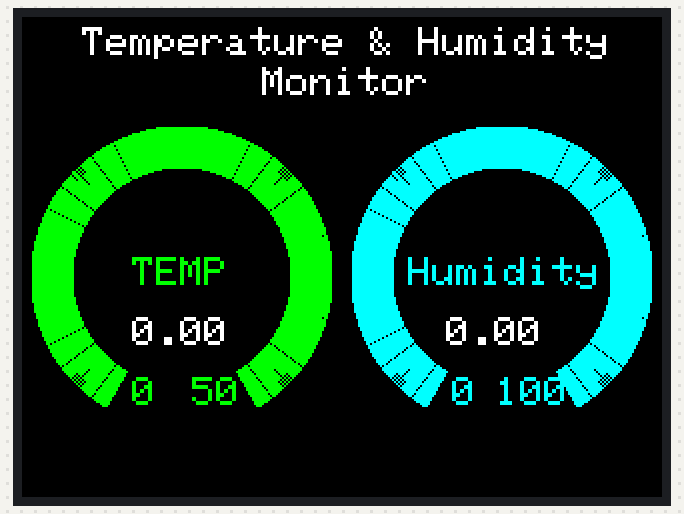
Simulated run of this sketch. Board: Arduino Uno, built with avr-gcc and run on an emulated ATmega328P. Parts: 320×240 colour display. Random numbers use the default seed unless the sketch sets one; what the sketch prints to the serial monitor is not drawn.

Above: at 5.2 s.
At 12.8 s:
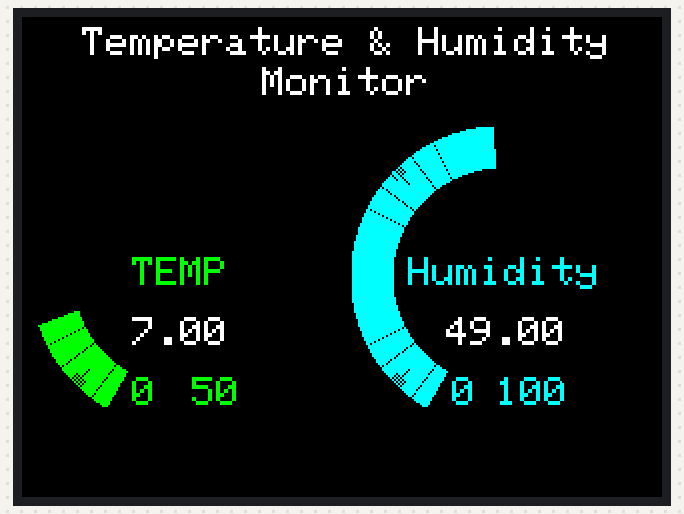
At 14.8 s:
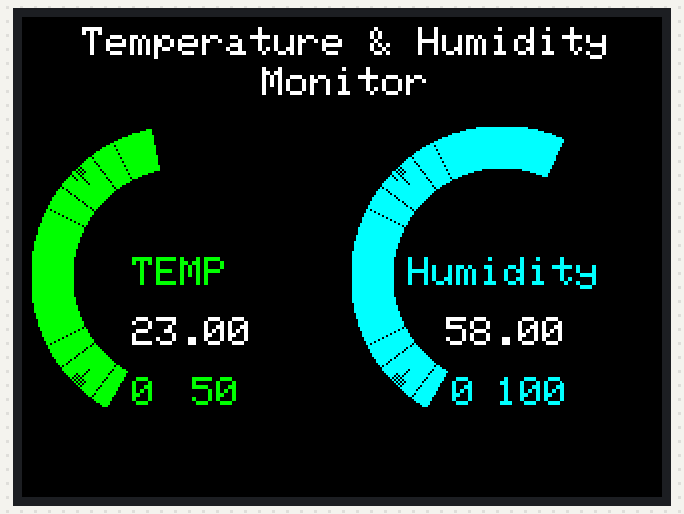
At 18.3 s:
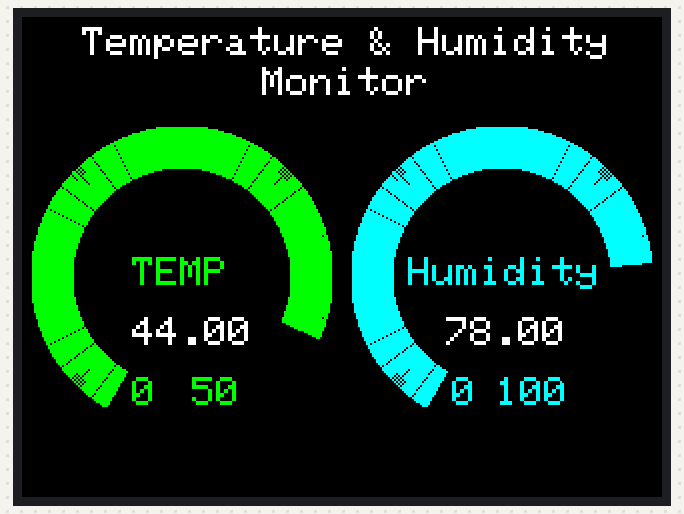
At 28.0 s:
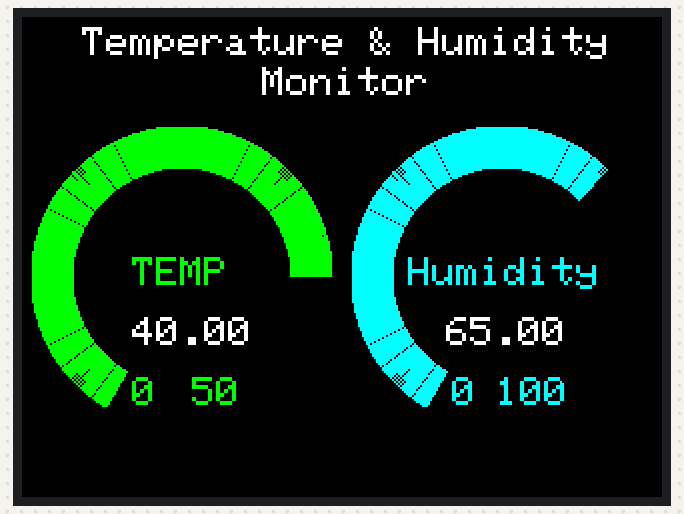
At 36.2 s:
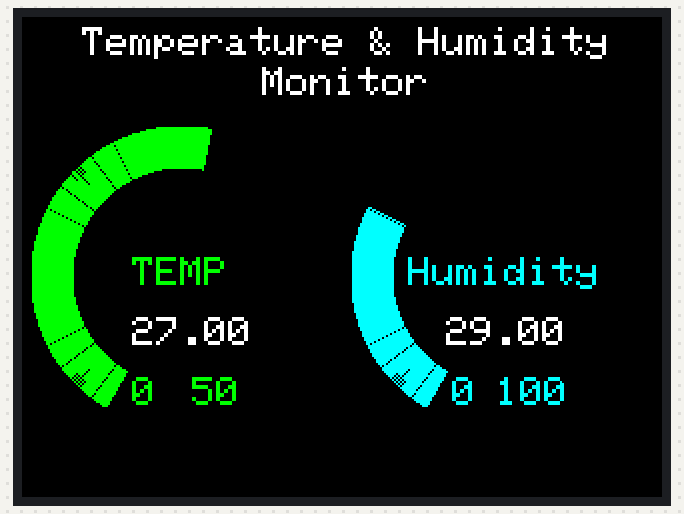

Measured:
- what the display in image 1 shows lasts 2.0 s, from 12.8 s to 14.8 s
- what the display in image 2 shows lasts 1.7 s, from 14.8 s to 16.5 s
- what the display in image 3 shows lasts 6.4 s, from 18.3 s to 24.7 s
- what the display in image 4 shows lasts 2.2 s, from 27.9 s to 30.1 s
- what the display in image 5 shows lasts 2.5 s, from 36.1 s to 38.6 s

The sketch:

temerature_humidity_ui.ino
```cpp
#include <Adafruit_GFX.h>
#include <MCUFRIEND_kbv.h>
MCUFRIEND_kbv tft;

#define BLACK 0x0000
#define BLUE 0x001F
#define RED 0xF800
#define GREEN 0x07E0
#define CYAN 0x07FF
#define MAGENTA 0xF81F
#define YELLOW 0xFFE0
#define WHITE 0xFFFF
float temp = 0;
float hum = 0;
float pretemp = 0;
float prehum = 0;
float currtemp = 50;
float currhum = 100;
float i = 0;
float j = 0;

void setup(void)
{
  Serial.begin(9600);
  uint16_t ID = tft.readID();
  Serial.print("TFT ID = 0x");
  Serial.println(ID, HEX);
  Serial.println("Calibrate for your Touch Panel");
  if (ID == 0xD3D3)
    ID = 0x9486;
  tft.begin(ID);
  tft.setRotation(1);
  tft.fillScreen(BLACK);
  tft.setTextColor(YELLOW, BLACK);
  tft.setTextSize(2);
  tft.setTextSize(2);
  tft.setCursor(15, 240);
  tft.setTextColor(GREEN, BLACK);
  tft.print("Teach Me Something");
  tft.fillScreen(BLACK);
  tft.setTextColor(GREEN, BLACK);
  tft.setCursor(55, 180);
  tft.print("0");
  tft.setCursor(85, 180);
  tft.print("50");
  tft.setCursor(55, 120);
  tft.print("TEMP");
  tft.setTextColor(CYAN, BLACK);
  tft.setCursor(215, 180);
  tft.print("0");
  tft.setCursor(237, 180);
  tft.print("100");
  tft.setCursor(193, 120);
  tft.print("Humidity");
  tft.setCursor(30, 5);
  tft.fillRect(0, 0, 320, 45, BLACK);
  tft.setTextColor(WHITE, BLACK);
  tft.print("Temperature & Humidity");
  tft.setCursor(120, 25);
  tft.print("Monitor");
  tft.setTextColor(WHITE, BLACK);
}

void loop(void)
{
  tft.fillRect(55, 150, 60, 20, BLACK);
  tft.fillRect(212, 150, 60, 20, BLACK);
  tft.setCursor(55, 150);
  tft.print(temp);
  tft.setCursor(212, 150);
  tft.print(hum);
  i = map(pretemp, 0, 50, 0, 300);
  j = map(currtemp, 0, 50, 0, 300);
  for (i; i <= j; i = i + 0.1)
  {
    float j = i - 150;
    float angle = (j / 57.2958) - 1.57;
    float x1 = 80 + cos(angle) * 55;
    float y1 = 130 + sin(angle) * 55;
    float x2 = 80 + cos(angle) * 75;
    float y2 = 130 + sin(angle) * 75;
    tft.drawLine(x1, y1, x2, y2, GREEN);
  }
  i = map(pretemp, 0, 50, 0, 300);
  j = map(currtemp, 0, 50, 0, 300);
  for (i - 2; i >= j; i = i - 0.05)
  {
    float j = i - 150;
    float angle = (j / 57.2958) - 1.57;
    float x1 = 80 + cos(angle) * 55;
    float y1 = 130 + sin(angle) * 55;
    float x2 = 80 + cos(angle) * 75;
    float y2 = 130 + sin(angle) * 75;
    tft.drawLine(x1, y1, x2, y2, BLACK);
  }

  i = map(prehum, 0, 100, 0, 300);
  j = map(currhum, 0, 100, 0, 300);
  for (i; i <= j; i = i + 0.1)
  {
    float j = i - 150;
    float angle = (j / 57.2958) - 1.57;
    float x1 = 80 + cos(angle) * 55;
    float y1 = 130 + sin(angle) * 55;
    float x2 = 80 + cos(angle) * 75;
    float y2 = 130 + sin(angle) * 75;

    tft.drawLine(x1 + 160, y1, x2 + 160, y2, CYAN);
  }
  i = map(prehum, 0, 100, 0, 300);
  j = map(currhum, 0, 100, 0, 300);
  for (i - 2; i >= j; i = i - 0.05)
  {
    float j = i - 150;
    float angle = (j / 57.2958) - 1.57;
    float x1 = 80 + cos(angle) * 55;
    float y1 = 130 + sin(angle) * 55;
    float x2 = 80 + cos(angle) * 75;
    float y2 = 130 + sin(angle) * 75;

    tft.drawLine(x1 + 160, y1, x2 + 160, y2, BLACK);
  }

  pretemp = currtemp;
  prehum = currhum;

  temp = random(0, 50);
  hum = random(0, 100);
  Serial.println("TEMP:" + String(temp));
  Serial.println("Hum" + String(hum));
  currtemp = temp;
  currhum = hum;
  delay(1000);
}
```
